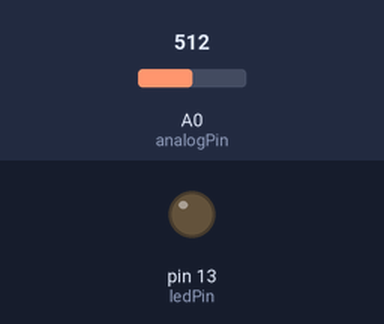
Bench run of a sketch on a simulated Arduino Uno, built with avr-gcc and run on an emulated ATmega328P. Shown: output pins drawn as LEDs (lit = HIGH). Inputs (shaded band) come from the test bench; at power-on: A0 (analogPin) = 512.

Above: at 1.2 s.
1.3 s: A0 (analogPin) set to 693
2.8 s: A0 (analogPin) set to 707
At 3.2 s:
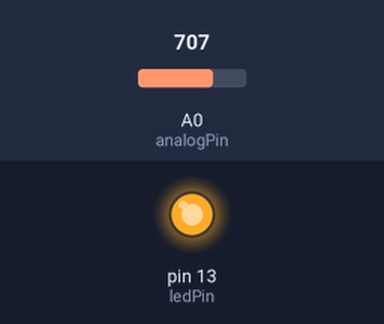
4.3 s: A0 (analogPin) set to 690
At 5.5 s:
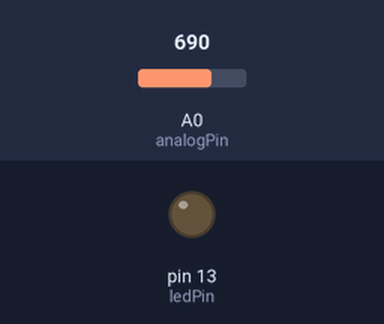
5.8 s: A0 (analogPin) set to 710
At 6.7 s:
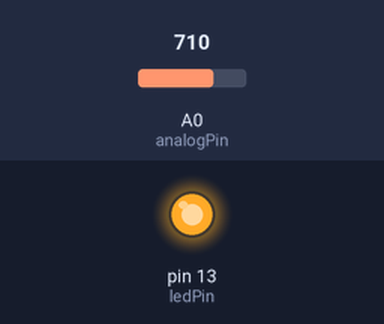
Timing chart, 0 to 8.3 s (numbered marks = the images above; inputs shaded):
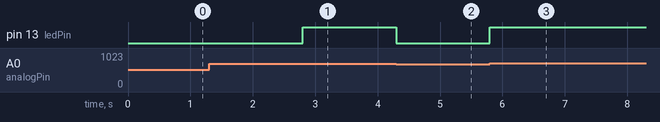

The sketch:

LRD_If_Then_On_Off_Blink.ino
```cpp
const int analogPin = A0;    // select the input pin for the potentiometer
const int ledPin = 13;      // select the pin for the LED
const int threshold = 700;  // variable to store the value coming from the sensor

void setup() {
  // declare the ledPin as an OUTPUT:
  pinMode(ledPin, OUTPUT); // initialize serial communications:
  Serial.begin(9600);
}

void loop() {

  int analogValue = analogRead(analogPin);  //read the input on analog pin 0


  // if the analog value is high enough, turn on the LED:
  if (analogValue > threshold) {
    digitalWrite(ledPin, HIGH);      // turn the LED on (HIGH is the voltage level)
  } else if (analogValue > 400){
    digitalWrite(ledPin, LOW);    // turn the LED off by making the voltage LOW
  }
  if (analogValue<threshold && threshold<400){
 digitalWrite(ledPin, HIGH);
  // stop the program for <sensorValue> milliseconds:
  delay(1000);
  // turn the ledPin off:
  digitalWrite(ledPin, LOW);
  // stop the program for for <sensorValue> milliseconds:
  delay(1000);

}
  }
```

Measured:
- the behaviour switches between 700 and 701 on A0 (analogPin) (found by bisection; images 0 and 1)
- after the input at 1.3 s, every drawn part: stays the same
- after the input at 2.8 s, pin 13 (ledPin): LOW → HIGH at once
- after the input at 4.3 s, pin 13 (ledPin): HIGH → LOW at once
- after the input at 5.8 s, pin 13 (ledPin): LOW → HIGH at once
